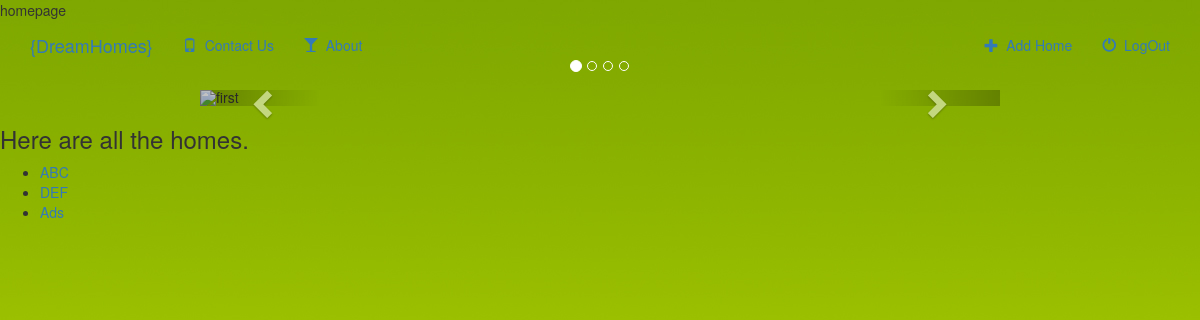
Before: /index/ with the older database file.
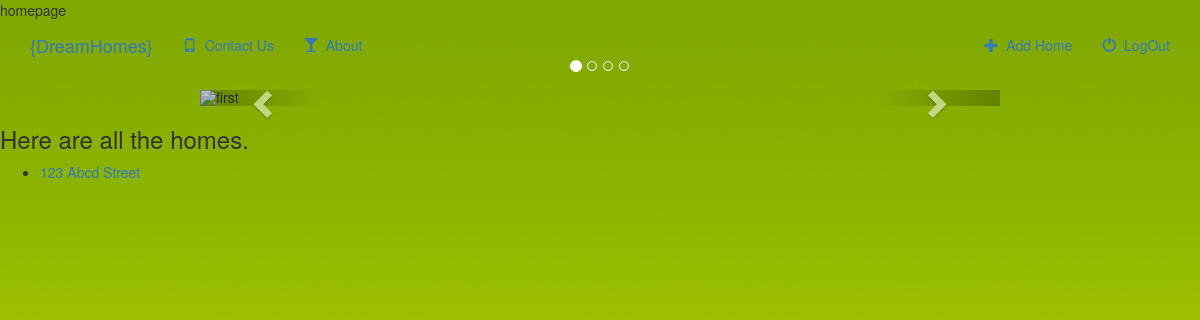
After: the same page with the newer database file.
### index/models.py (models this page shows, shortened)
class Home(models.Model):
    home_pic = models.FileField(name=None)
    street = models.CharField(max_length=250)
    city = models.CharField(max_length=100)
    price = models.IntegerField()

### index/views.py (the view)
class IndexView(generic.ListView):
    template_name = 'index/index.html'
    def get_queryset(self):
        return Home.objects.all()

### index/templates/index/index.html (shortened to what this page needs)
{% extends 'index/base.html' %}
{% block body %}
    <link rel="stylesheet"
    	   href="https://code.jquery.com/ui/1.11.4/themes/smoothness/jquery-ui.css">
     <link 	rel="stylesheet"
    		href="https://maxcdn.bootstrapcdn.com/bootstrap/3.3.6/css/bootstrap.min.css"
>
    <div class="row-xs-12" style="margin: 20px 200px 0px 200px; padding: 0px;">
	  <div id="myCarousel" class="carousel slide" data-ride="carousel">
		<ol class="carousel-indicators">
		  <li data-target="#myCarousel" data-slide-to="0" class="active"></li>
		  <li data-target="#myCarousel" data-slide-to="1"></li>
		  <li data-target="#myCarousel" data-slide-to="2"></li>
		  <li data-target="#myCarousel" data-slide-to="3"></li>
		</ol>
		<div class="carousel-inner" role="listbox">
			<div class="item active">
				<img src="/static/index/images/swiss1.jpg" alt="first" height="345">
			</div>
		</div>
		<a class="left carousel-control" href="#myCarousel" role="button" data-slide="prev">
		  <span class="glyphicon glyphicon-chevron-left" aria-hidden="true"></span>
		</a>
		<a class="right carousel-control" href="#myCarousel" role="button" data-slide="next">
		  <span class="glyphicon glyphicon-chevron-right" aria-hidden="true"></span>
		</a>
	  </div>
	</div>
    {% if object_list %}
      <h3>Here are all the homes.</h3>
      <ul>
          {% for home in object_list %}
          <li><a href="{% url 'index:detail' home.id %}">{{home.street }}</a></li>
          {% endfor %}
    {% else %}
      <h3>You don't have any homes listings</h3>
    {% endif %}
{% endblock %}

### index/templates/index/base.html (shortened to what this page needs)
<!DOCTYPE html>
<html lang="en">
<head>
    {% load staticfiles %}
    <link rel="stylesheet" href="https://maxcdn.bootstrapcdn.com/bootstrap/3.3.6/css/bootstrap.min.css"/>
    <link rel="stylesheet" type="text/css" href="{% static 'index/style.css'%}" />
</head>
<body>
  <nav class=<"navbar navbar-inverse">
    <div class="container-fluid"
      <div class="navbar-header">
        <a class="navbar-brand" href="{% url 'index:index'%}">{DreamHomes}</a>
    </div>
    <div class="collapse navbar-collapse" id="topNavBar">
      <ul class="nav navbar-nav">
        <li class="active">
          <a href="{% url 'index:index' %}">
              <span class="glyphicon glyphicon-phone" aria-hidden="true"></span>&nbsp; Contact Us
          </a>
        </li>
        <li class="active">
          <a href="#">
              <span class="glyphicon glyphicon-glass" aria-hidden="true"></span>&nbsp; About
          </a>
        </li>
      </ul>
      <ul class="nav navbar-nav navbar-right">
        <li class="active">
          <a href="{% url 'index:home-add' %}">
              <span class="glyphicon glyphicon-plus" aria-hidden="true"></span>&nbsp; Add Home
          </a>
        </li>
        <li class="active">
          <a href="#">
              <span class="glyphicon glyphicon-off" aria-hidden="true"></span>&nbsp; LogOut
          </a>
        </li>
      </ul>
    </div>
</nav>
{% block body %}
{% endblock %}
</body>
</html>

### index/static/index/style.css (style rules this page uses)
Body { background: white url("images/background.jpg") }

Changed rows visible on the page:
removed Home: street "ABC"
removed Home: street "DEF"
removed Home: street "Ads"
added Home: street "123 Abcd Street"
